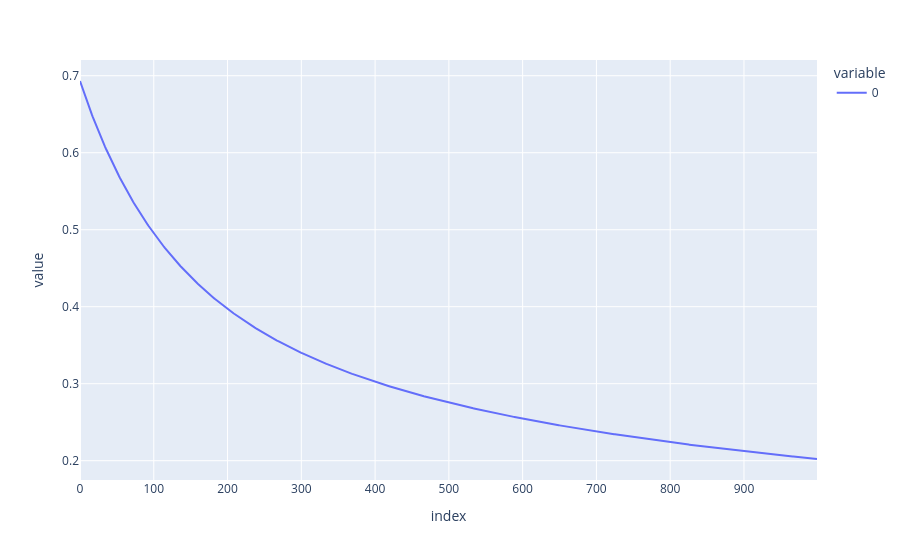

The code cell stored with this chart in its notebook:
### Code cell
fig = px.line(
    model.loss_history
)
fig.show()

### Figure 1 — Plotly figure (JSON) as saved in the notebook; plotly's stock layout.template omitted (floating-point values rounded to 4 significant figures; data arrays with more than 128 entries replaced by an {"elided": "..."} marker saying what was removed)
{"data": [{"hovertemplate": "variable=0<br>index=%{x}<br>value=%{y}<extra></extra>", "legendgroup": "0", "line": {"color": "#636efa", "dash": "solid"}, "marker": {"symbol": "circle"}, "mode": "lines", "name": "0", "orientation": "v", "showlegend": true, "type": "scatter", "x": {"elided": "1000 int values"}, "xaxis": "x", "y": {"elided": "1000 float values"}, "yaxis": "y"}], "layout": {"legend": {"title": {"text": "variable"}, "tracegroupgap": 0}, "margin": {"t": 60}, "xaxis": {"anchor": "y", "domain": [0, 1], "title": {"text": "index"}}, "yaxis": {"anchor": "x", "domain": [0, 1], "title": {"text": "value"}}}}
